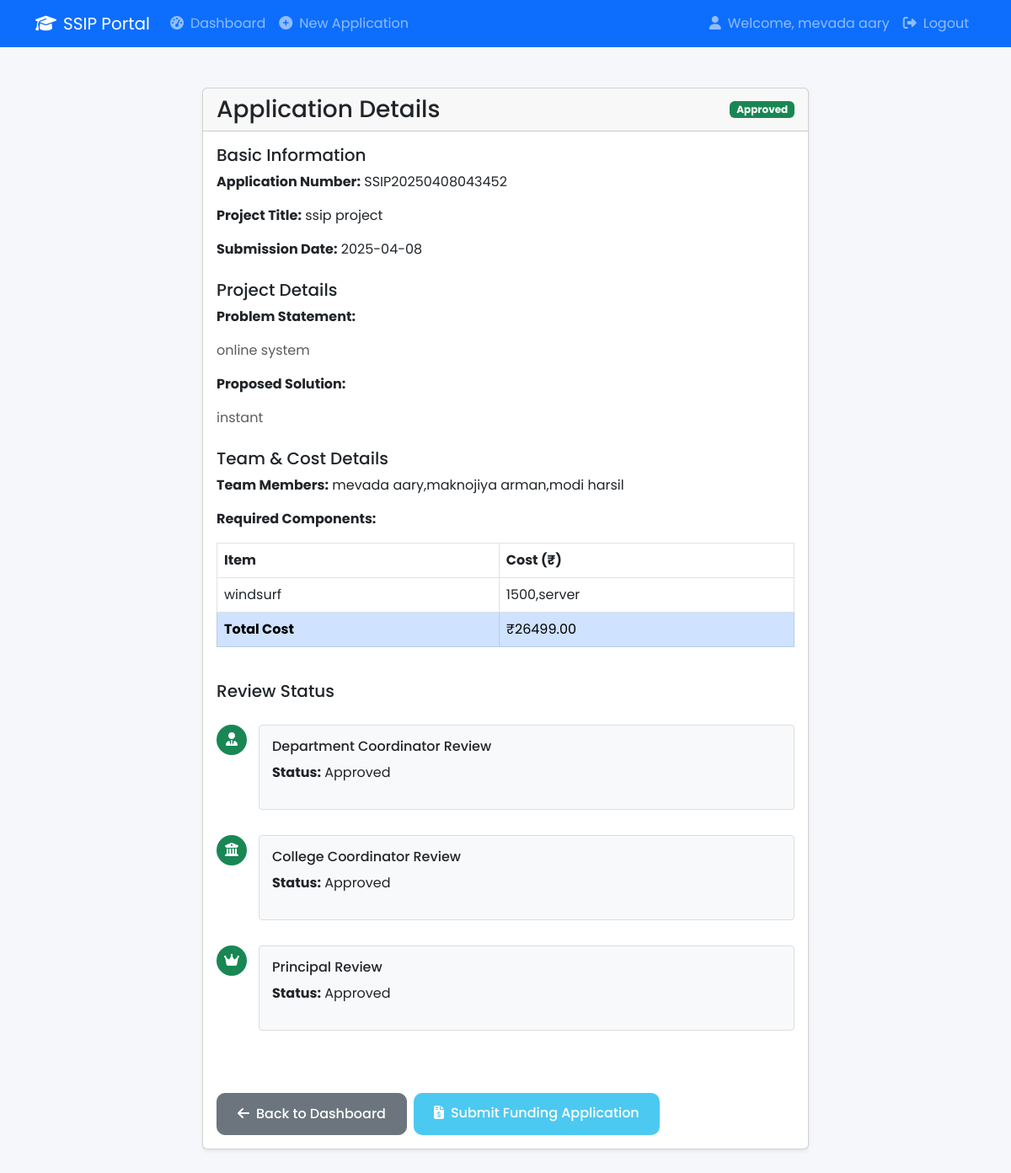
The page /application/1 (signed in) on the database its author committed.
### app.py (models this page shows, shortened)
class User(UserMixin, db.Model):
    id = db.Column(db.Integer, primary_key=True)
    email = db.Column(db.String(120), unique=True, nullable=False)
    password = db.Column(db.String(100), nullable=False)
    role = db.Column(db.String(20), nullable=False)  # student, dept_coord, college_coord, principal
    name = db.Column(db.String(100), nullable=False)
    department = db.Column(db.String(100))
    applications = db.relationship('Application', backref='applicant', lazy=True)

class Application(db.Model):
    id = db.Column(db.Integer, primary_key=True)
    application_number = db.Column(db.String(20), unique=True, nullable=False)
    project_title = db.Column(db.String(200), nullable=False)
    problem_statement = db.Column(db.Text, nullable=False)
    solution = db.Column(db.Text, nullable=False)
    team_members = db.Column(db.Text, nullable=False)
    required_components = db.Column(db.Text, nullable=False)
    total_cost = db.Column(db.Float, nullable=False)
    dept_status = db.Column(db.String(20), default='pending')
    dept_remarks = db.Column(db.Text)
    dept_review_date = db.Column(db.DateTime)
    college_status = db.Column(db.String(20), default='pending')
    college_remarks = db.Column(db.Text)
    college_review_date = db.Column(db.DateTime)
    principal_status = db.Column(db.String(20), default='pending')
    principal_remarks = db.Column(db.Text)
    principal_review_date = db.Column(db.DateTime)
    created_at = db.Column(db.DateTime, default=datetime.utcnow)
    user_id = db.Column(db.Integer, db.ForeignKey('user.id'), nullable=False)
    purchase_lists = db.relationship('PurchaseList', backref='application', lazy=True)
    utilization_certificates = db.relationship('UtilizationCertificate', backref='application', lazy=True)
    application_notifications = db.relationship('Notification', backref='related_application', lazy=True)

### app.py (the view)
@app.route('/application/<int:id>')
@login_required
def view_application(id):
    application = Application.query.get_or_404(id)
    return render_template('view_application.html', application=application)

### app.py (called while the page is built)
@login_manager.user_loader
def load_user(user_id):
    return User.query.get(int(user_id))

### templates/view_application.html (shortened to what this page needs)
{% extends "base.html" %}
{% block content %}
<div class="container py-4">
    <div class="row">
        <div class="col-md-8 mx-auto">
            <div class="card">
                <div class="card-header d-flex justify-content-between align-items-center">
                    <h3 class="mb-0">Application Details</h3>
                    <span class="badge {% if application.principal_status == 'approved' %}bg-success{% elif application.principal_status == 'rejected' %}bg-danger{% else %}bg-warning{% endif %}">
                        {{ application.principal_status|title }}
                    </span>
                </div>
                <div class="card-body">
                    <div class="mb-4">
                        <h5>Basic Information</h5>
                        <p><strong>Application Number:</strong> {{ application.application_number }}</p>
                        <p><strong>Project Title:</strong> {{ application.project_title }}</p>
                        <p><strong>Submission Date:</strong> {{ application.created_at.strftime('%Y-%m-%d') }}</p>
                    </div>
                    <div class="mb-4">
                        <h5>Project Details</h5>
                        <p><strong>Problem Statement:</strong></p>
                        <p class="text-muted">{{ application.problem_statement }}</p>
                        <p><strong>Proposed Solution:</strong></p>
                        <p class="text-muted">{{ application.solution }}</p>
                    </div>
                    <div class="mb-4">
                        <h5>Team & Cost Details</h5>
                        <p><strong>Team Members:</strong> {{ application.team_members }}</p>
                        <p><strong>Required Components:</strong></p>
                        <div class="table-responsive">
                            <table class="table table-bordered">
                                <thead>
                                    <tr>
                                        <th>Item</th>
                                        <th>Cost (₹)</th>
                                    </tr>
                                </thead>
                                <tbody>
                                    {% for item in application.required_components.split('\n') if item.strip() %}
                                        {% set parts = item.split(':') %}
                                        {% if parts|length > 1 %}
                                        <tr>
                                            <td>{{ parts[0].strip() }}</td>
                                            <td>{{ parts[1].strip() }}</td>
                                        </tr>
                                        {% endif %}
                                    {% endfor %}
                                </tbody>
                                <tfoot>
                                    <tr class="table-primary">
                                        <th>Total Cost</th>
                                        <td>₹{{ "%.2f"|format(application.total_cost) }}</td>
                                    </tr>
                                </tfoot>
                            </table>
                        </div>
                    </div>
                    <div class="mb-4">
                        <h5>Review Status</h5>
                        <div class="timeline">
                            <div class="timeline-item">
                                <div class="timeline-badge {% if application.dept_status == 'approved' %}bg-success{% elif application.dept_status == 'rejected' %}bg-danger{% else %}bg-warning{% endif %}">
                                    <i class="fas fa-user-tie"></i>
                                </div>
                                <div class="timeline-content">
                                    <h6>Department Coordinator Review</h6>
                                    <p><strong>Status:</strong> {{ application.dept_status|title }}</p>
                                </div>
                            </div>
                            <div class="timeline-item">
                                <div class="timeline-badge {% if application.college_status == 'approved' %}bg-success{% elif application.college_status == 'rejected' %}bg-danger{% else %}bg-warning{% endif %}">
                                    <i class="fas fa-university"></i>
                                </div>
                                <div class="timeline-content">
                                    <h6>College Coordinator Review</h6>
                                    <p><strong>Status:</strong> {{ application.college_status|title }}</p>
                                </div>
                            </div>
                            <div class="timeline-item">
                                <div class="timeline-badge {% if application.principal_status == 'approved' %}bg-success{% elif application.principal_status == 'rejected' %}bg-danger{% else %}bg-warning{% endif %}">
                                    <i class="fas fa-crown"></i>
                                </div>
                                <div class="timeline-content">
                                    <h6>Principal Review</h6>
                                    <p><strong>Status:</strong> {{ application.principal_status|title }}</p>
                                </div>
                            </div>
                        </div>
                    </div>
                    <div class="d-flex gap-2">
                        <a href="{{ url_for('dashboard') }}" class="btn btn-secondary">
                            <i class="fas fa-arrow-left me-2"></i>Back to Dashboard
                        </a>
                        {% if application.principal_status == 'approved' and current_user.role == 'student' %}
                        <a href="{{ url_for('submit_funding', application_id=application.id) }}" class="btn btn-success">
                            <i class="fas fa-file-invoice-dollar me-2"></i>Submit Funding Application
                        </a>
                        {% endif %}
                    </div>
                </div>
            </div>
        </div>
    </div>
</div>
{% endblock %}

### templates/base.html (shortened to what this page needs)
<!DOCTYPE html>
<html lang="en">
<head>
    <link href="https://cdnjs.cloudflare.com/ajax/libs/font-awesome/6.4.0/css/all.min.css" rel="stylesheet">
    <link href="https://cdn.jsdelivr.net/npm/bootstrap@5.3.0/dist/css/bootstrap.min.css" rel="stylesheet">
    <link rel="stylesheet" href="{{ url_for('static', filename='css/style.css') }}">
</head>
<body>
    <nav class="navbar navbar-expand-lg navbar-dark bg-primary">
        <div class="container">
            <a class="navbar-brand" href="{{ url_for('index') }}">
                <i class="fas fa-graduation-cap me-2"></i>SSIP Portal
            </a>
            <div class="collapse navbar-collapse" id="navbarNav">
                <ul class="navbar-nav me-auto">
                    {% if current_user.is_authenticated %}
                        <li class="nav-item">
                            <a class="nav-link" href="{{ url_for('dashboard') }}">
                                <i class="fas fa-tachometer-alt me-2"></i>Dashboard
                            </a>
                        </li>
                        {% if current_user.role == 'student' %}
                            <li class="nav-item">
                                <a class="nav-link" href="{{ url_for('new_application') }}">
                                    <i class="fas fa-plus-circle me-2"></i>New Application
                                </a>
                            </li>
                        {% endif %}
                    {% endif %}
                </ul>
                <ul class="navbar-nav">
                    {% if current_user.is_authenticated %}
                        <li class="nav-item">
                            <span class="nav-link">
                                <i class="fas fa-user me-2"></i>Welcome, {{ current_user.name }}
                            </span>
                        </li>
                        <li class="nav-item">
                            <a class="nav-link" href="{{ url_for('logout') }}">
                                <i class="fas fa-sign-out-alt me-2"></i>Logout
                            </a>
                        </li>
                    {% endif %}
                </ul>
            </div>
        </div>
    </nav>
    <div class="container mt-4">
        {% block content %}{% endblock %}
    </div>
</body>
</html>

### static/css/style.css (style rules this page uses)
:root { --primary: #4361ee; --secondary: #3f37c9; --success: #4cc9f0; --info: #4895ef; --warning: #f72585; --danger: #e63946; --light: #f8f9fa; --dark: #212529; }
body { background-color: #f5f7fb; font-family: 'Poppins', sans-serif; }
.btn { padding: 0.75rem 1.5rem; border-radius: 10px; font-weight: 500; transition: all 0.3s ease; }
.btn-success { background: var(--success); border: none; }
.card { margin-bottom: 1.5rem; box-shadow: 0 0.125rem 0.25rem rgba(0, 0, 0, 0.075); }

### templates/view_application.html (style rules this page uses)
.timeline { position: relative; padding: 20px 0; }
.timeline-item { position: relative; margin-bottom: 30px; padding-left: 50px; }
.timeline-badge { position: absolute; left: 0; width: 36px; height: 36px; border-radius: 50%; text-align: center; color: white; line-height: 36px; }
.timeline-content { padding: 15px; border: 1px solid #ddd; border-radius: 4px; background: #f8f9fa; }
.timeline-content h6 { margin-bottom: 10px; }

### rows shown on the page
User: name "mevada aary"
Application: principal_status "Approved", application_number "SSIP20250408043452", project_title "ssip project", created_at "2025-04-08", problem_statement "online system", solution "instant", team_members "mevada aary,maknojiya arman,modi harsil", parts "windsurf", parts "1500,server", total_cost "26499.00", dept_status "Approved", college_status "Approved"
